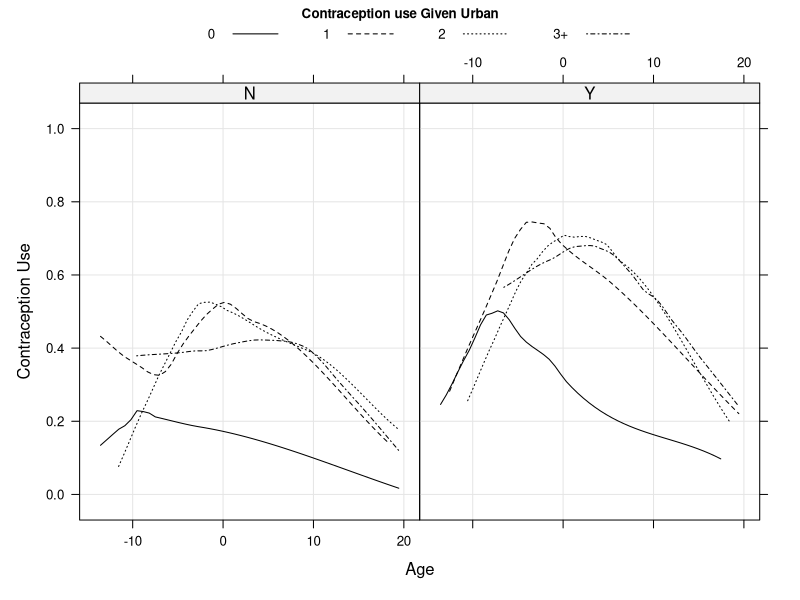
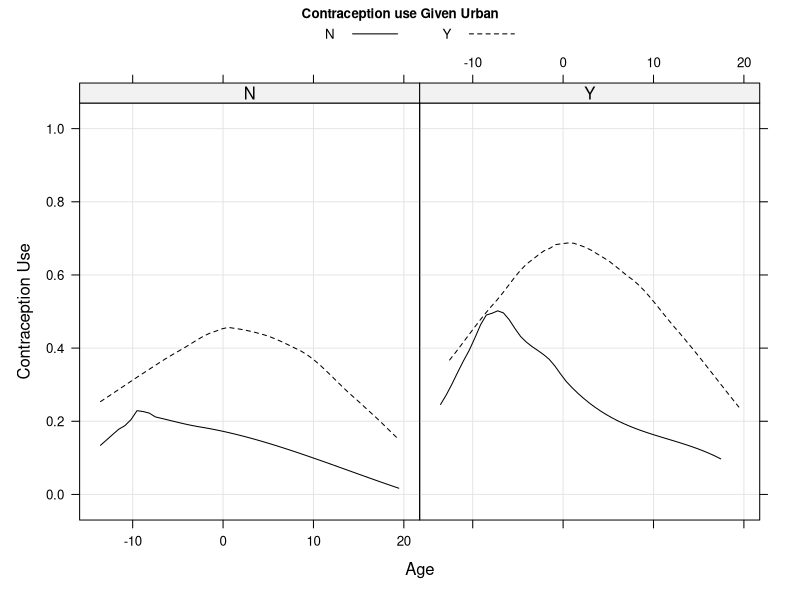

Here is the R script that generated these plots, in order:
# Name: binomialRegression.R
# Auth: uhkniazi
# Date: 06/06/2017
# Desc: Binomial regression, using fixed and random effects (2 level model)


## using the contraception data set
## see page 120 Chapter 6 of Lme4 book.
library(lattice)
library(lme4)
library(mlmRev)
library(car)
library(LearnBayes)

data("Contraception")

str(Contraception)

## we plot the data as the author does in this book
xyplot(ifelse(use == 'Y', 1, 0) ~ age|urban, data = Contraception, groups = livch, lty=1:4, col=1,
       type=c('g', 'smooth'), key = list(text=list(levels(Contraception$livch)), lines=list(lty=1:4),
                                         columns=4, cex=0.8),
       xlab='Age', ylab='Contraception Use', main=list(label='Contraception use Given Urban', cex=0.8))

## Figure suggests following things:
## 1- Contraception use and age have a quadradic trend.
## 2- middle age range women are more likely to use contraception
## 3- Urban women are more likely to use contraception
## 4- women with 0 childeren are less likely to use contraception.
## 5- women who have children are less different from each other

## using point 5, merge the groups 1, 2, and 3 in the variable livch
Contraception$children = factor(Contraception$livch != 0, labels=c('N', 'Y'))

str(Contraception)

xyplot(ifelse(use == 'Y', 1, 0) ~ age|urban, data = Contraception, groups = children, lty=1:2, col=1,
       type=c('g', 'smooth'), key = list(text=list(levels(Contraception$children)), lines=list(lty=1:2),
                                         columns=2, cex=0.8),
       xlab='Age', ylab='Contraception Use', main=list(label='Contraception use Given Urban', cex=0.8))

## we should perhaps also use an interaction term between age and number of children, as the slopes and interceptrs
## in cases with children are different to those without children.

## lets fit a model using the binomial glm without random effects
fit.1 = glm(use ~ age + I(age^2) + urban + children, data=Contraception, family = binomial(link='logit'))
summary(fit.1)


logit.inv = function(p) {exp(p)/(exp(p)+1) }

## lets write a custom glm using a bayesian approach
## write the log posterior function
mylogpost = function(theta, data){
  ## parameters to track/estimate
  betas = theta # vector of betas i.e. regression coefficients for population
  ## data
  resp = data$resp # resp
  mModMatrix = data$mModMatrix
  
  # calculate fitted value
  iFitted = mModMatrix %*% betas
  # using logit link so use inverse logit
  iFitted = logit.inv(iFitted)
  # write the priors and likelihood 
  lp = dcauchy(betas[1], 0, 10, log=T) + sum(dcauchy(betas[-1], 0, 10, log=T))
  lik = sum(dbinom(resp, 1, iFitted, log=T))
  val = lik + lp
  return(val)
}

lData = list(resp=ifelse(Contraception$use == 'N', 0, 1), mModMatrix=model.matrix(use ~ age + I(age^2) + urban + children, data=Contraception))
start = c(rep(0, times=ncol(lData$mModMatrix)))

mylogpost(start, lData)

fit.2 = laplace(mylogpost, start, lData)
se = sqrt(diag(fit.2$var))
